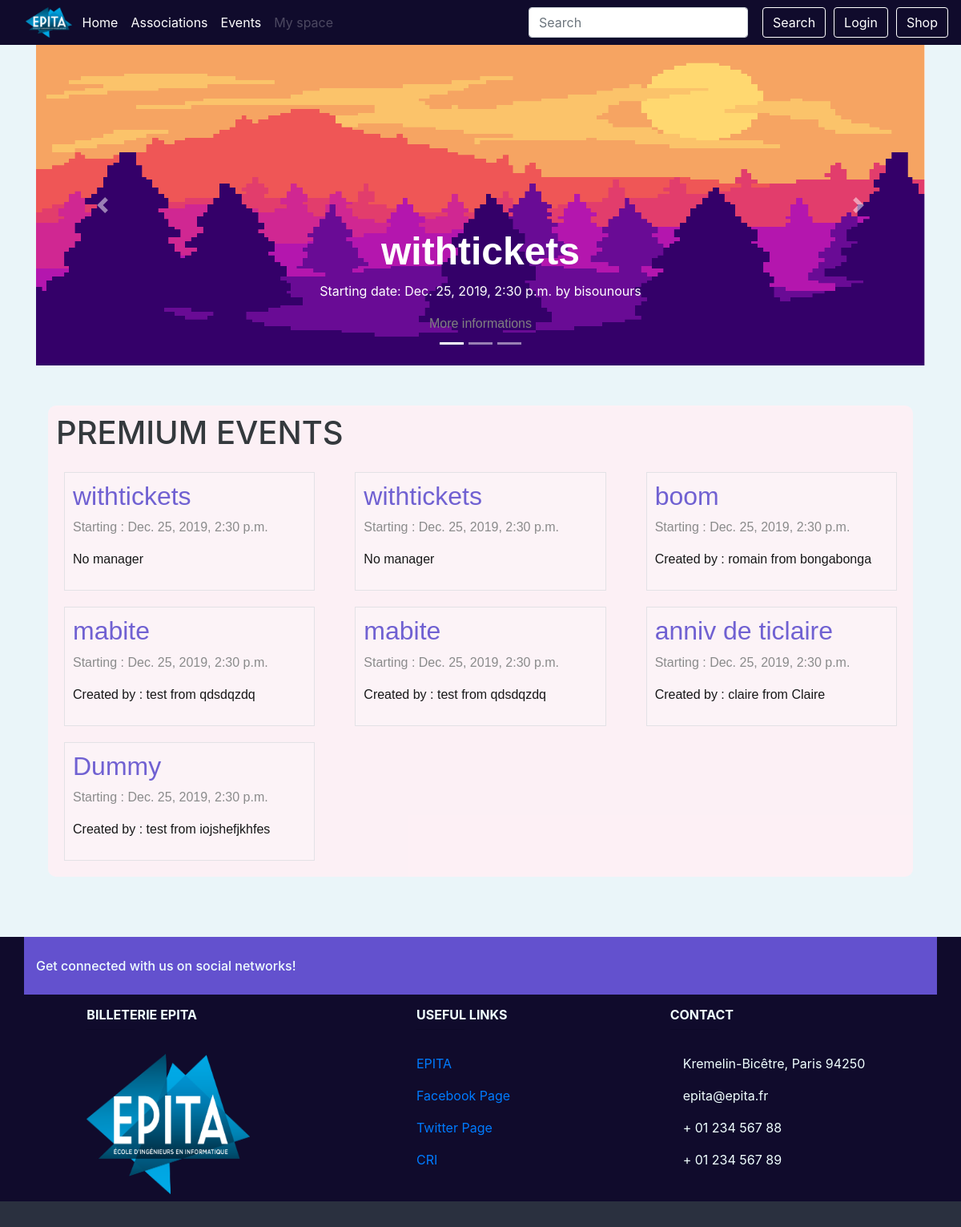
The page / on the database its author committed.
### event/models.py (models this page shows, shortened)
class Event(models.Model):
    PENDING = 'P'
    APPROVED = 'A'
    REFUSED = 'R'
    CANCELED = 'C'
    EVENT_STATE_CHOICES = (
        (PENDING, _("Pending")),
        (APPROVED, _("Approved")),
        (REFUSED, _("Refused")),
        (CANCELED, _("Canceled")),
    )
    title = models.CharField(_("Title of the event"), max_length=64)
    event_state = models.CharField(_("State of the event"), max_length=1,
                                   choices=EVENT_STATE_CHOICES,
                                   default=PENDING)
    manager_id = models.ForeignKey(Manager, on_delete=models.SET_NULL,
                                   null=True, blank=True)
    start = models.DateTimeField(_("Start date and time"))
    end = models.DateTimeField(_("End date and time"))
    assos_id = models.ForeignKey(Association, on_delete=models.CASCADE,
                                 related_name='events')
    address_id = AddressField(on_delete=models.PROTECT)
    premium_flag = models.BooleanField(_("Premium"), default=False)
    class Meta:
        verbose_name = (_("Event"))
        verbose_name_plural = (_("Events"))
        permissions = (
            ('access_dashboard', 'User can access this event\'s dashboard'),
            ('change_state', 'User can the event\'s state'),
        )

class Association(models.Model):
    name = models.CharField(_("Name"), max_length=64, unique=True)
    class Meta:
        verbose_name = _("Association")
        verbose_name_plural = _("Associations")
        permissions = (
            ('create_event', 'User can create an event'),
            ('manage_member', 'User can add and remove a member'),
            ('choose_staff', 'User can choose staff'),
            ('manage_manager', 'User can add and remove managers'),
            ('manage_president', 'User can modify the president'),
        )
    def __str__(self):
        return '%s' % (self.name)

class Manager(models.Model):
    user = models.ForeignKey(User, on_delete=models.CASCADE,
                             related_name="managerships")
    assos_id = models.ForeignKey(Association, on_delete=models.CASCADE,
                                 related_name='managers')
    member = CompositeOneToOneField(Member, on_delete=models.CASCADE,
                                    to_fields={"assos_id", "user"})
    class Meta:
        verbose_name = _("Member of the Bureau")
        verbose_name_plural = _("Members of the Bureau")
    def __str__(self):
        return '%s from %s' % (self.user.username, self.assos_id.name)

### event/views.py (the view)
# urls.py: path('', views.IndexView.as_view(), name='index'),
class IndexView(generic.ListView):
    template_name = 'index.html'
    context_object_name = 'events'
    def get_queryset(self):
        return Event.objects.filter(premium_flag=True).exclude(start__lte=timezone.now()).order_by('start')

### shop/cart.py (called while the page is built)
def _cart_id(request):
    if 'cart_id' not in request.session:
        request.session['cart_id'] = _generate_cart_id()
    return request.session['cart_id']

def _generate_cart_id():
    import string, random
    return ''.join([random.choice(string.ascii_letters + string.digits) for _ in range(50)])

def get_all_cart_items(request):
    return CartItem.objects.filter(cart_id = _cart_id(request))

def item_count(request):
    return get_all_cart_items(request).count()

### shop/context_processor.py (called while the page is built)
def cart_item_count(request):
    item_count = cart.item_count(request)
    return {'cart_item_count' : item_count }

### templates/index.html (shortened to what this page needs)
{% extends "base.html" %}
{% load guardian_tags %}
{% load static %}
{%block content %}
    <div class="main_body">
        <div style="
            margin-bottom:50px;
        " id="carouselExampleIndicators" class="carousel slide" data-ride="carousel">
            <ol class="carousel-indicators">
                <li data-target="#carouselExampleIndicators" data-slide-to="0" class="active"></li>
                <li data-target="#carouselExampleIndicators" data-slide-to="1"></li>
                <li data-target="#carouselExampleIndicators" data-slide-to="2"></li>
            </ol>
            <div class="carousel-inner">
                <div class="carousel-item active">
                    <img style="height:400px; width:max-content;" class="d-block w-100" src="{% static "img/index_event_carousel.png" %}" alt="First slide">
                    <div class="carousel-caption d-none d-md-block">
                        {% if events.0 %}
                        <h1 class="carousel-title">{{ events.0.title }}</h1>
                        <p>Starting date: {{ events.0.start }} by {{ events.0.assos_id }}</p>
                        <a class="event-link" href="{% url 'event:event_detail' events.0.id %}">
                            More informations
                        </a>
                        {% endif %}
                    </div>
                </div>
            </div>
            <a class="carousel-control-prev" href="#carouselExampleIndicators" role="button" data-slide="prev">
                <span class="carousel-control-prev-icon" aria-hidden="true"></span>
            </a>
            <a class="carousel-control-next" href="#carouselExampleIndicators" role="button" data-slide="next">
                <span class="carousel-control-next-icon" aria-hidden="true"></span>
            </a>
        </div>
        <div class="container-fluid actu-wraper">
            <div class="container actu">
                <h1 style="margin-bottom:15px;">PREMIUM EVENTS</h1>
                {% if events %}
                <div class="row">
                    {% for event in events %}
                    <article class="col-xs-12 col-sm-12 col-md-4 col-lg-4">
                            <a class="event-link" href="{% url 'event:event_detail' event.id %}">
                                <div class="event-block">
                                <h1 style="font-size:2rem; color:#6351ce;">{{ event.title }}</h1>
                                <p>Starting : {{ event.start }}</p>
                                {% if event.manager_id %}
                                <p style="color:black;">Created by : {{event.manager_id}}</p>
                                {% else %}
                                <p style="color:black;">No manager</p>
                                {% endif %}
                            </div>
                        </a>
                    </article>
                    {% endfor %}
                </div>
                {% else %}
                    <p style="font-size:2rem; padding-left:50px;">No events yet</p>
                {% endif %}
            </div>
        </div>
    </div>
{% endblock content %}

### static/css/style.css (style rules this page uses)
body { background-color:#eaf5f9; background-position: center; background-size: cover; }
.actu { background-color: lavenderblush; padding: 10px; margin-bottom: 75px; border-radius: 10px; opacity: 0.9; }
.event-block { border: solid 1px #e3e0e5; padding: 10px; margin: 10px; background-color:#fff3f7; }
.event-link { font-family: 'Lucida Sans Unicode', 'Lucida Grande', sans-serif; color: grey; }
.carousel-title { font-size: 3rem; font-weight: bold; font-family: 'Lucida Sans Unicode', 'Lucida Grande', sans-serif; }

### rows shown on the page
Event: title "withtickets", start "Dec. 25, 2019, 2:30 p.m.", assos_id.name "bisounours", shows "No manager"
Event: title "withtickets", start "Dec. 25, 2019, 2:30 p.m.", shows "No manager"
Event: title "boom", start "Dec. 25, 2019, 2:30 p.m.", manager_id "romain from bongabonga"
Event: title "mabite", start "Dec. 25, 2019, 2:30 p.m.", manager_id "test from qdsdqzdq"
Event: title "mabite", start "Dec. 25, 2019, 2:30 p.m.", manager_id "test from qdsdqzdq"
Event: title "anniv de ticlaire", start "Dec. 25, 2019, 2:30 p.m.", manager_id "claire from Claire"
Event: title "Dummy", start "Dec. 25, 2019, 2:30 p.m.", manager_id "test from iojshefjkhfes"
